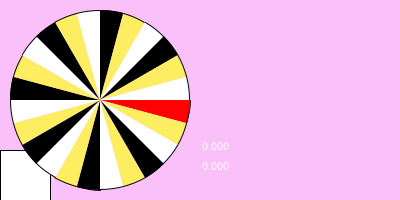
Frame 1 (no input)
Frame 60 (the mouse pressed at the canvas centre just before this capture): identical to frame 1, image omitted
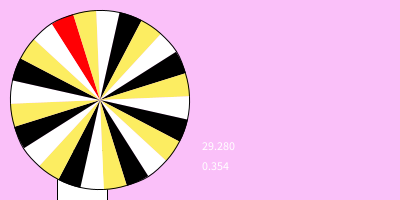
Frame 120 (the mouse held since frame 60 and released just before this capture)

The Processing sketch that drew these frames (run headless with seeded random() and noise(); from frame 60 on, the mouse is pressed at the canvas centre):

// Processing sketch: week16
// ── week16.pde
void setup(){
  size(400,200);
}
float start=0, v=0, x=0;
void mousePressed(){
  v=random(1);
}
void draw(){
  background(#FAC0F9);
  if(v > 0.001){
    start+=v;
    v*=0.99;
    
    x += v*2;
  }else{
    //判斷是否win!!
  }
  rect(x,150,50,50);
  fill(255); text(start,200,150); text(v,200,170);
  for(int i=0; i<24; i++){
    float shift=PI*i/12;
    if(i%3==0) fill(0);
    if(i%3==1) fill(#FCED61);
    if(i%3==2) fill(255);
    if(i==0) fill(#FF0004);
    arc(100,100,180,180,shift+0+start,shift+PI/12+start);
  }
}
